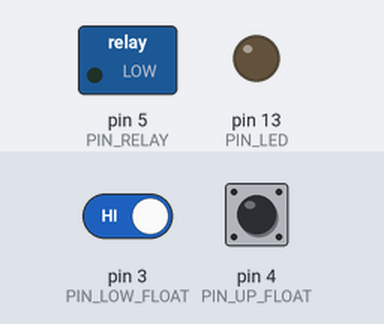
Bench run of a sketch on a simulated Arduino Uno, built with avr-gcc and run on an emulated ATmega328P. Parts: switched loads named in the sketch (green lamp = pin HIGH), output pins drawn as LEDs (lit = HIGH). Dashed ring = blinking. The test bench sets the inputs (shaded band); at power-on: pin 4 (PIN_UP_FLOAT) HIGH, pin 3 (PIN_LOW_FLOAT) HIGH.

Above: at 1.2 s.
1.3 s: pin 4 (PIN_UP_FLOAT) pulled LOW for 0.15 s
At 1.7 s:
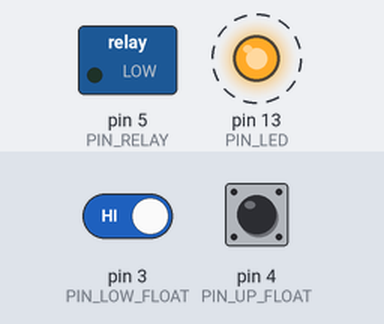
Timing chart, 0 to 10.4 s (numbered marks = the images above; inputs shaded):
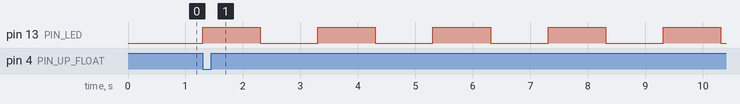

The sketch:

floatControl.ino
```cpp
//inputs
#define PIN_LOW_FLOAT 3
#define PIN_UP_FLOAT  4
//outputs
#define PIN_LED   13  //arduino LED is linked to pin 13
#define PIN_RELAY 5

long const RELAY_SWITCH_DELAY = 10000;//ms  //final kind of

long prevBlinkSwitchTime = 0;//ms. Used with millis()
long prevRelaySwitchTime = 0;//ms
long blinkFlipTime = 0; //ms - used to blink error codes

int errState = 0;

//method to set output pin to given state
void setRelay(bool onNotOff) {
  long curTime = millis();
  if (relayIsOn() != onNotOff) {  //switching is required
    if (curTime - prevRelaySwitchTime < RELAY_SWITCH_DELAY) { //too frequent switching
      return;
    }
  }
  prevRelaySwitchTime = curTime;
  if (onNotOff) { //for the sake of readability. Could have been one-line
    digitalWrite(PIN_RELAY, HIGH);
  } else {
    digitalWrite(PIN_RELAY, LOW);
  }
  delay(100); //for safety
}

bool relayIsOn() {
  return digitalRead(PIN_RELAY);
}


//I have two floats: one is angular and one straight.
//Angular breaks connection when float is in the water. Straight breaks connection when float is hung freely.
//I am using two angular floats in this proj. May require flipping outputs
bool lowerSubmerged() {
  return !digitalRead(PIN_LOW_FLOAT);
}

bool upperSubmerged() {
  return !digitalRead(PIN_UP_FLOAT);
}


//A method to flip LED which indicates errorstate if any.
//Designed to keep blinking once error occured
void pollBlink() {
  if (blinkFlipTime > 0) {
    long curTime = millis();
    if (curTime - prevBlinkSwitchTime > blinkFlipTime) {
      digitalWrite(PIN_LED, !digitalRead(PIN_LED));
      prevBlinkSwitchTime = curTime;
    }
  }
  if (errState != 0) {
    switch (errState) {
      case 1:
        blinkFlipTime = 1000;
        break;
      case 2:
        blinkFlipTime = 100;
        break;
      case 3:
        blinkFlipTime = 3000;
        break;
    }
  }
}

//return number of error state
int checkErrorStates(bool relayStOn,bool lowerStSubm, bool upperStSubm) {
  if (!lowerStSubm && upperStSubm) { //inverted gravitational responce water?
    return (1);
  }
  if ( relayStOn && !lowerStSubm) { //motor is running dry. Very bad
    setRelay(false);  //try to save situation
    return (2);
  }
  if ( !relayStOn && upperStSubm ) { //water is high but motor is off
    return (3);
  }
  return 0;
}

void setup() {
  pinMode(PIN_UP_FLOAT, INPUT_PULLUP);
  pinMode(PIN_LOW_FLOAT, INPUT_PULLUP);
  pinMode(PIN_LED, OUTPUT);
  pinMode(PIN_RELAY, OUTPUT);
}

void loop() {
  bool relayStOn = relayIsOn();
  bool lowerStSubm = lowerSubmerged();
  bool upperStSubm = upperSubmerged();
  if (relayStOn && !lowerStSubm) {
    setRelay(false);
  }
  if (!relayStOn && upperStSubm) {
    setRelay(true);
  }
  relayStOn = relayIsOn();
  lowerStSubm = lowerSubmerged();
  upperStSubm = upperSubmerged();
  errState = checkErrorStates(relayStOn, lowerStSubm, upperStSubm);
  pollBlink();
}
```

Measured:
- after the input at 1.3 s, pin 13 (PIN_LED): alternates HIGH for 1.0 s and LOW for 1.0 s, starting at once
